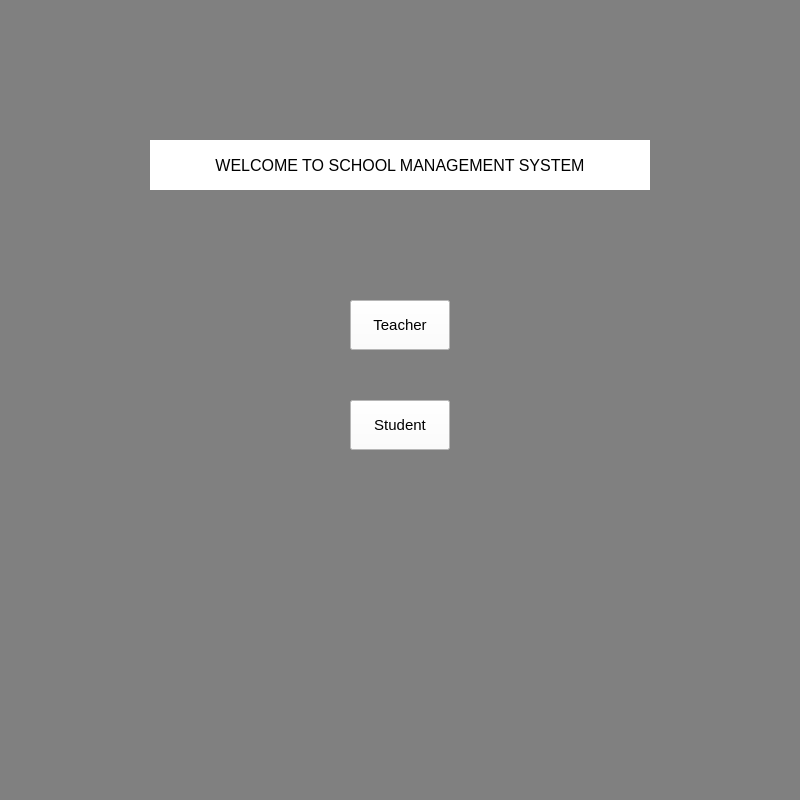
<?xml version="1.0" encoding="UTF-8"?>
<ui version="4.0">
 <class>MainWindow</class>
 <widget class="QMainWindow" name="MainWindow">
  <property name="geometry">
   <rect>
    <x>0</x>
    <y>0</y>
    <width>800</width>
    <height>800</height>
   </rect>
  </property>
  <property name="minimumSize">
   <size>
    <width>800</width>
    <height>800</height>
   </size>
  </property>
  <property name="maximumSize">
   <size>
    <width>800</width>
    <height>800</height>
   </size>
  </property>
  <property name="windowTitle">
   <string>MainWindow</string>
  </property>
  <property name="styleSheet">
   <string notr="true">background-color:#808080</string>
  </property>
  <widget class="QWidget" name="centralwidget">
   <widget class="QPushButton" name="teacher">
    <property name="geometry">
     <rect>
      <x>350</x>
      <y>300</y>
      <width>100</width>
      <height>50</height>
     </rect>
    </property>
    <property name="font">
     <font>
      <pointsize>11</pointsize>
     </font>
    </property>
    <property name="styleSheet">
     <string notr="true">background-color:#ffffff</string>
    </property>
    <property name="text">
     <string>Teacher</string>
    </property>
   </widget>
   <widget class="QPushButton" name="student">
    <property name="geometry">
     <rect>
      <x>350</x>
      <y>400</y>
      <width>100</width>
      <height>50</height>
     </rect>
    </property>
    <property name="font">
     <font>
      <pointsize>11</pointsize>
     </font>
    </property>
    <property name="styleSheet">
     <string notr="true">background-color:#ffffff</string>
    </property>
    <property name="text">
     <string>Student</string>
    </property>
   </widget>
   <widget class="QLabel" name="welcome">
    <property name="geometry">
     <rect>
      <x>150</x>
      <y>140</y>
      <width>500</width>
      <height>50</height>
     </rect>
    </property>
    <property name="font">
     <font>
      <pointsize>12</pointsize>
     </font>
    </property>
    <property name="styleSheet">
     <string notr="true">background-color:#ffffff</string>
    </property>
    <property name="text">
     <string>WELCOME TO SCHOOL MANAGEMENT SYSTEM</string>
    </property>
    <property name="alignment">
     <set>Qt::AlignCenter</set>
    </property>
   </widget>
  </widget>
  <widget class="QStatusBar" name="statusbar"/>
 </widget>
 <resources/>
 <connections/>
</ui>
